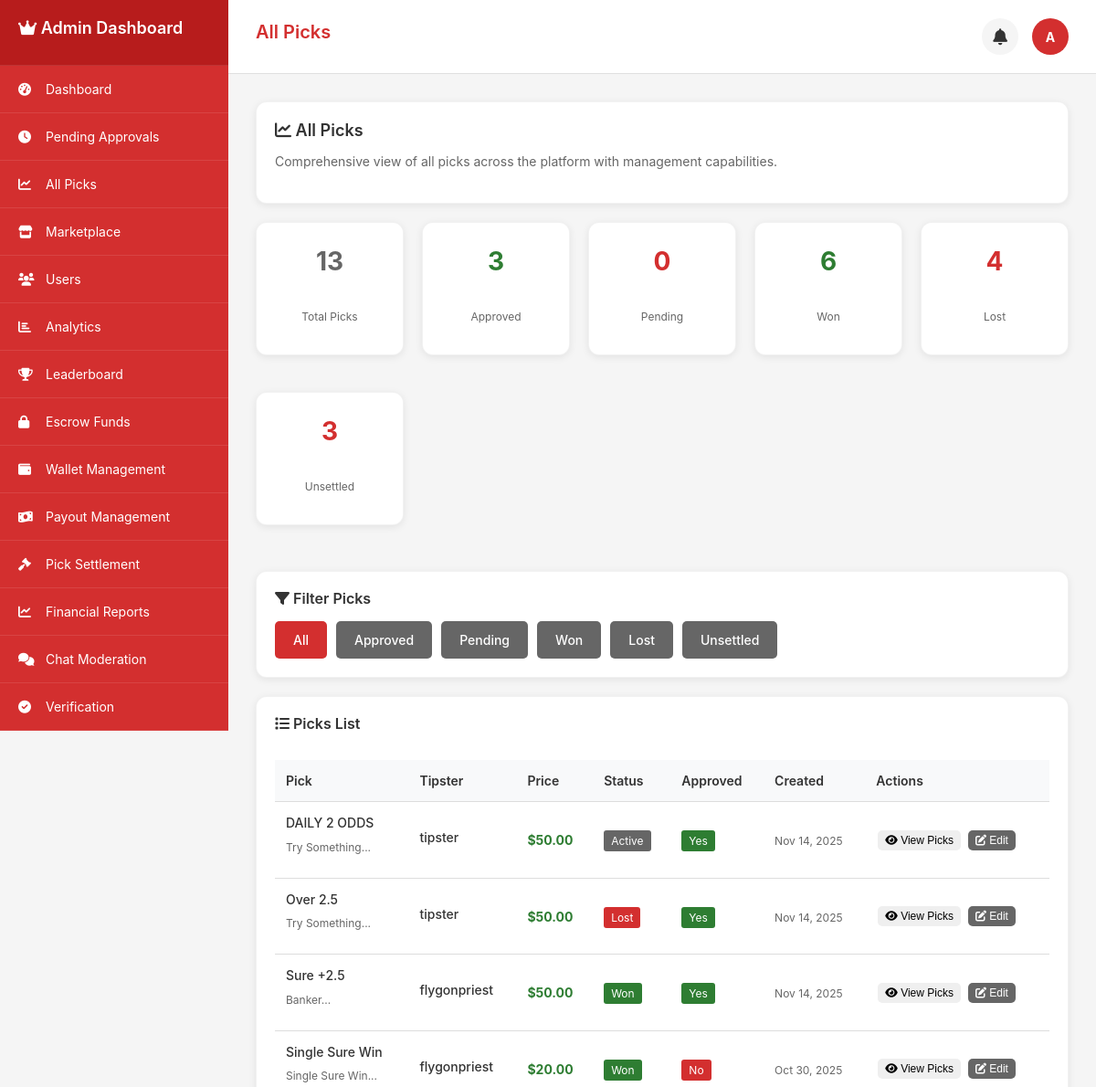
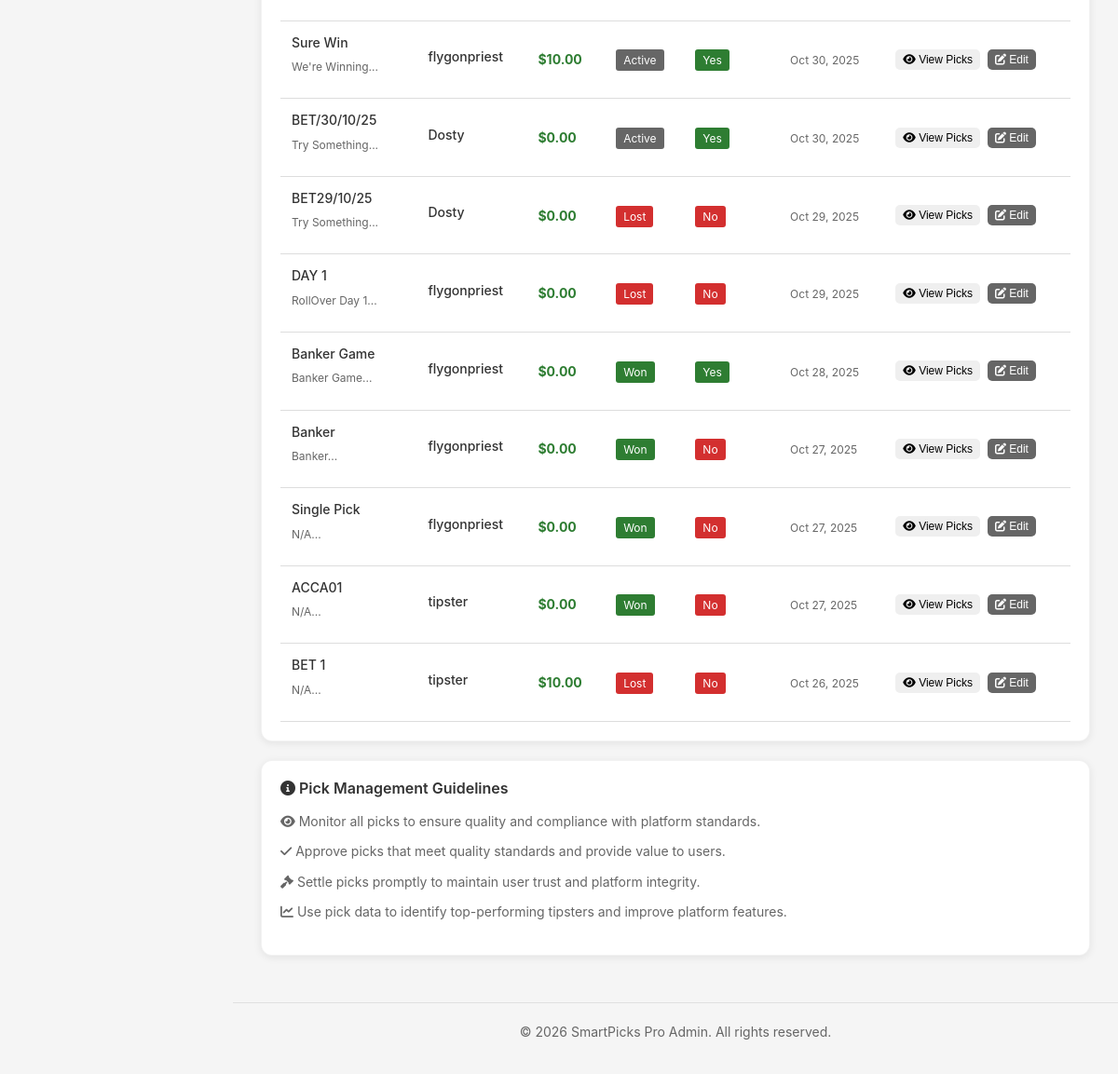
Page /admin_picks (signed in) on the committed database (2 pictures, top to bottom).
### tables this page shows
CREATE TABLE `users` (
  `id` int(11) NOT NULL AUTO_INCREMENT,
  `username` varchar(50) NOT NULL,
  `email` varchar(100) NOT NULL,
  `password` varchar(255) NOT NULL,
  `display_name` varchar(100) NOT NULL,
  `avatar` varchar(255) DEFAULT NULL,
  `role` enum('user','tipster','admin') DEFAULT 'user',
  `status` enum('active','inactive','suspended') DEFAULT 'active',
  `phone` varchar(20) DEFAULT NULL,
  `country` varchar(50) DEFAULT 'Ghana',
  `timezone` varchar(50) DEFAULT 'Africa/Accra',
  `last_login` datetime DEFAULT NULL,
  `created_at` datetime DEFAULT current_timestamp(),
  `updated_at` datetime DEFAULT current_timestamp() ON UPDATE current_timestamp(),
  `country_code` varchar(3) DEFAULT 'GHA',
  `flag_emoji` varchar(10) DEFAULT '??',
  `is_online` tinyint(1) DEFAULT 0,
  `last_activity` datetime DEFAULT NULL,
  `is_verified` tinyint(1) DEFAULT 0,
  `email_notifications` tinyint(1) DEFAULT 1,
  `sms_notifications` tinyint(1) DEFAULT 0,
  `push_notifications` tinyint(1) DEFAULT 1,
  `bio` text DEFAULT NULL,
  PRIMARY KEY (`id`),
  UNIQUE KEY `username` (`username`),
  UNIQUE KEY `email` (`email`),
  KEY `idx_username` (`username`),
  KEY `idx_email` (`email`),
  KEY `idx_role` (`role`),
  KEY `idx_status` (`status`),
  KEY `idx_country_code` (`country_code`),
  KEY `idx_is_online` (`is_online`)
);

CREATE TABLE `accumulator_tickets` (
  `id` int(11) NOT NULL AUTO_INCREMENT,
  `user_id` int(11) NOT NULL,
  `buyer_id` int(11) DEFAULT NULL,
  `purchase_price` decimal(10,2) DEFAULT NULL,
  `purchased_at` datetime DEFAULT NULL,
  `settled_at` datetime DEFAULT NULL,
  `title` varchar(255) NOT NULL,
  `description` text DEFAULT NULL,
  `sport` varchar(100) DEFAULT 'Football',
  `home_country_id` int(11) DEFAULT NULL,
  `home_team_id` int(11) DEFAULT NULL,
  `away_country_id` int(11) DEFAULT NULL,
  `away_team_id` int(11) DEFAULT NULL,
  `total_picks` int(11) NOT NULL DEFAULT 1,
  `total_odds` decimal(10,3) NOT NULL DEFAULT 1.000,
  `price` decimal(8,2) DEFAULT 0.00,
  `status` enum('active','won','lost','void','pending','cancelled','pending_approval') DEFAULT 'pending_approval',
  `result` enum('pending','won','lost','void') DEFAULT 'pending',
  `is_marketplace` tinyint(1) DEFAULT 0,
  `confidence_level` int(3) DEFAULT 75,
  `views` int(11) DEFAULT 0,
  `purchases` int(11) DEFAULT 0,
  `created_at` datetime DEFAULT current_timestamp(),
  `updated_at` datetime DEFAULT current_timestamp() ON UPDATE current_timestamp(),
  `like_count` int(11) DEFAULT 0,
  `share_count` int(11) DEFAULT 0,
  `comment_count` int(11) DEFAULT 0,
  `view_count` int(11) DEFAULT 0,
  PRIMARY KEY (`id`),
  KEY `idx_user_id` (`user_id`),
  KEY `idx_status` (`status`),
  KEY `idx_marketplace` (`is_marketplace`),
  KEY `idx_created_at` (`created_at`),
  KEY `idx_like_count` (`like_count`),
  KEY `idx_share_count` (`share_count`),
  KEY `fk_acc_home_country` (`home_country_id`),
  KEY `fk_acc_home_team` (`home_team_id`),
  KEY `fk_acc_away_country` (`away_country_id`),
  KEY `fk_acc_away_team` (`away_team_id`),
  CONSTRAINT `accumulator_tickets_ibfk_1` FOREIGN KEY (`user_id`) REFERENCES `users` (`id`) ON DELETE CASCADE,
  CONSTRAINT `fk_acc_away_country` FOREIGN KEY (`away_country_id`) REFERENCES `countries` (`id`) ON DELETE SET NULL,
  CONSTRAINT `fk_acc_away_team` FOREIGN KEY (`away_team_id`) REFERENCES `teams` (`id`) ON DELETE SET NULL,
  CONSTRAINT `fk_acc_home_country` FOREIGN KEY (`home_country_id`) REFERENCES `countries` (`id`) ON DELETE SET NULL,
  CONSTRAINT `fk_acc_home_team` FOREIGN KEY (`home_team_id`) REFERENCES `teams` (`id`) ON DELETE SET NULL
);

### app/controllers/admin_picks.php (the view, shortened to what the rows shown need)
<?php
require_once __DIR__ . '/../../config/config.php';
require_once __DIR__ . '/../models/Database.php';
$db = Database::getInstance();
$userId = $_SESSION['user_id'];
$user = $db->fetch("SELECT * FROM users WHERE id = ?", [$userId]);
$allPicks = [];
$filter = $_GET['filter'] ?? 'all';
try {
    $whereClause = '';
    switch ($filter) {
        default:
            $whereClause = "";
    }
    $allPicks = $db->fetchAll("
        SELECT
            at.id,
            at.title,
            at.description,
            at.sport,
            at.total_odds,
            at.price,
            at.status,
            at.created_at,
            at.updated_at,
            COALESCE(u.username, 'Unknown') as tipster_name,
            u.username,
            u.display_name,
            COALESCE(at.is_marketplace, 0) as is_approved,
            (SELECT COUNT(*) FROM user_purchased_picks upp WHERE upp.accumulator_id = at.id) as purchase_count
        FROM accumulator_tickets at
        LEFT JOIN users u ON at.user_id = u.id
        {$whereClause}
        ORDER BY at.created_at DESC
        LIMIT 100
    ");
} catch (Exception $e) {
    $allPicks = [];
    $stats = ['total' => 0, 'approved' => 0, 'pending' => 0, 'won' => 0, 'lost' => 0, 'unsettled' => 0];
}
$pageTitle = "All Picks";
?>
<div class="admin-picks-content">
    <div class="card">
        <h2><i class="fas fa-chart-line"></i> All Picks</h2>
    </div>
    <div class="card">
        <?php if (empty($allPicks)): ?>
        <div style="text-align: center; padding: 40px; color: #666;">
            <i class="fas fa-chart-line" style="font-size: 48px; color: #ccc; margin-bottom: 20px;"></i>
            <p>No picks found for the selected filter.</p>
        </div>
        <?php else: ?>
        <div style="overflow-x: auto; margin-top: 15px;">
            <table style="width: 100%; border-collapse: collapse;">
                <thead>
                    <tr style="background-color: #f8f9fa;">
                        <th style="padding: 12px; text-align: left; border-bottom: 1px solid #ddd;">Pick</th>
                        <th style="padding: 12px; text-align: left; border-bottom: 1px solid #ddd;">Tipster</th>
                        <th style="padding: 12px; text-align: left; border-bottom: 1px solid #ddd;">Price</th>
                        <th style="padding: 12px; text-align: left; border-bottom: 1px solid #ddd;">Status</th>
                        <th style="padding: 12px; text-align: left; border-bottom: 1px solid #ddd;">Approved</th>
                        <th style="padding: 12px; text-align: left; border-bottom: 1px solid #ddd;">Created</th>
                        <th style="padding: 12px; text-align: left; border-bottom: 1px solid #ddd;">Actions</th>
                    </tr>
                </thead>
                <tbody>
                    <?php foreach ($allPicks as $pick): ?>
                    <tr style="border-bottom: 1px solid #f0f0f0;">
                        <td style="padding: 12px;">
                            <p style="font-weight: 500; margin-bottom: 5px;"><?php echo htmlspecialchars($pick['title']); ?></p>
                            <p style="font-size: 12px; color: #666;"><?php echo htmlspecialchars(substr($pick['description'], 0, 50)) . '...'; ?></p>
                        </td>
                        <td style="padding: 12px;">
                            <?php
                            $tipsterName = '';
                            if (isset($pick['tipster_name']) && !empty($pick['tipster_name'])) {
                                $tipsterName = $pick['tipster_name'];
                            } elseif (isset($pick['username']) && !empty($pick['username'])) {
                                $tipsterName = $pick['username'];
                            } else {
                                $tipsterName = 'Unknown';
                            }
                            ?>
                            <p style="font-weight: 500; margin-bottom: 5px;"><?php echo htmlspecialchars($tipsterName); ?></p>
                        </td>
                        <td style="padding: 12px;">
                            <span style="font-weight: bold; color: #2e7d32;">
                                $<?php echo number_format($pick['price'] ?? 0, 2); ?>
                            </span>
                        </td>
                        <td style="padding: 12px;">
                            <span style="background-color: <?php echo ($pick['status'] ?? '') === 'won' ? '#2e7d32' : (($pick['status'] ?? '') === 'lost' ? '#d32f2f' : '#666'); ?>; color: white; padding: 4px 8px; border-radius: 3px; font-size: 12px; text-transform: capitalize;">
                                <?php echo $pick['status'] ?? 'Unsettled'; ?>
                            </span>
                        </td>
                        <td style="padding: 12px;">
                            <?php
                            $isApproved = false;
                            if (isset($pick['is_approved'])) {
                                $isApproved = (bool)$pick['is_approved'];
                            } elseif (isset($pick['status']) && $pick['status'] === 'active') {
                                $isApproved = true;
                            } elseif (isset($pick['is_marketplace'])) {
                                $isApproved = (bool)$pick['is_marketplace'];
                            }
                            ?>
                            <span style="background-color: <?php echo $isApproved ? '#2e7d32' : '#d32f2f'; ?>; color: white; padding: 4px 8px; border-radius: 3px; font-size: 12px;">
                                <?php echo $isApproved ? 'Yes' : 'No'; ?>
                            </span>
                        </td>
                        <td style="padding: 12px;">
                            <span style="font-size: 12px; color: #666;">
                                <?php echo date('M j, Y', strtotime($pick['created_at'])); ?>
                            </span>
                        </td>
                        <td style="padding: 12px;">
                            <button type="button" class="btn btn-info" style="padding: 4px 8px; font-size: 12px; margin: 2px;" onclick="viewTicketPicks(<?php echo $pick['id']; ?>)">
                                <i class="fas fa-eye"></i> View Picks
                            </button>
                            <button type="button" class="btn btn-secondary" style="padding: 4px 8px; font-size: 12px; margin: 2px;" onclick="editPick(<?php echo $pick['id']; ?>)">
                                <i class="fas fa-edit"></i> Edit
                            </button>
                        </td>
                    </tr>
                    <?php endforeach; ?>
                </tbody>
            </table>
        </div>
        <?php endif; ?>
    </div>
</div>
<?php
$content = ob_get_clean();
include __DIR__ . '/../views/layouts/admin_layout.php';
?>

### app/views/layouts/admin_layout.php (shortened to what the rows shown need)
<!DOCTYPE html>
<html lang="en">
<head>
    <link rel="stylesheet" href="https://cdnjs.cloudflare.com/ajax/libs/font-awesome/6.0.0-beta3/css/all.min.css">
</head>
<body>
    <div class="sidebar" id="sidebar">
        <div class="sidebar-header">
            <h2><i class="fas fa-crown"></i> Admin Dashboard</h2>
        </div>
    </div>
    <div class="main-content">
        <div class="page-header">
            <h1 class="page-title"><?php echo isset($pageTitle) ? $pageTitle : 'Admin Dashboard'; ?></h1>
            <div class="admin-info">
                <div class="notification-container">
                    <div class="notification-bell" id="notificationBell" onclick="toggleNotificationDropdown()">
                    </div>
                </div>
                <div class="admin-avatar">
                    <?php echo isset($user) ? strtoupper(substr($user['username'], 0, 1)) : 'A'; ?>
                </div>
            </div>
        </div>
        <div class="content-area">
            <?php echo isset($content) ? $content : ''; ?>
        </div>
    </div>
</body>
</html>

### rows in the picture
users: username "A"
accumulator_tickets: title "DAILY 2 ODDS", description "Try Something", tipsterName "tipster", price "50.00", status "Active", shows "Yes", created_at "Nov 14, 2025"
accumulator_tickets: title "Over 2.5", description "Try Something", tipsterName "tipster", price "50.00", status "Lost", shows "Yes", created_at "Nov 14, 2025"
accumulator_tickets: title "Sure +2.5", description "Banker", tipsterName "flygonpriest", price "50.00", status "Won", shows "Yes", created_at "Nov 14, 2025"
accumulator_tickets: title "Single Sure Win", description "Single Sure Win", tipsterName "flygonpriest", price "20.00", status "Won", shows "No", created_at "Oct 30, 2025"
accumulator_tickets: title "Sure Win", description "We're Winning", tipsterName "flygonpriest", price "10.00", status "Active", shows "Yes", created_at "Oct 30, 2025"
accumulator_tickets: title "BET/30/10/25", description "Try Something", tipsterName "Dosty", price "0.00", status "Active", shows "Yes", created_at "Oct 30, 2025"
accumulator_tickets: title "BET29/10/25", description "Try Something", tipsterName "Dosty", price "0.00", status "Lost", shows "No", created_at "Oct 29, 2025"
accumulator_tickets: title "DAY 1", description "RollOver Day 1", tipsterName "flygonpriest", price "0.00", status "Lost", shows "No", created_at "Oct 29, 2025"
accumulator_tickets: title "Banker Game", description "Banker Game", tipsterName "flygonpriest", price "0.00", status "Won", shows "Yes", created_at "Oct 28, 2025"
accumulator_tickets: title "Banker", description "Banker", tipsterName "flygonpriest", price "0.00", status "Won", shows "No", created_at "Oct 27, 2025"
accumulator_tickets: title "Single Pick", description "N/A", tipsterName "flygonpriest", price "0.00", status "Won", shows "No", created_at "Oct 27, 2025"
accumulator_tickets: title "ACCA01", description "N/A", tipsterName "tipster", price "0.00", status "Won", shows "No", created_at "Oct 27, 2025"
accumulator_tickets: title "BET 1", description "N/A", tipsterName "tipster", price "10.00", status "Lost", shows "No", created_at "Oct 26, 2025"

### other values in the picture
$item['text'] "Dashboard"
$item['text'] "Pending Approvals"
$item['text'] "All Picks"
$item['text'] "Marketplace"
$item['text'] "Users"
$item['text'] "Analytics"
$item['text'] "Leaderboard"
$item['text'] "Escrow Funds"
$item['text'] "Wallet Management"
$item['text'] "Payout Management"
$item['text'] "Pick Settlement"
$item['text'] "Financial Reports"
$item['text'] "Chat Moderation"
$item['text'] "Verification"
$pageTitle "All Picks"
